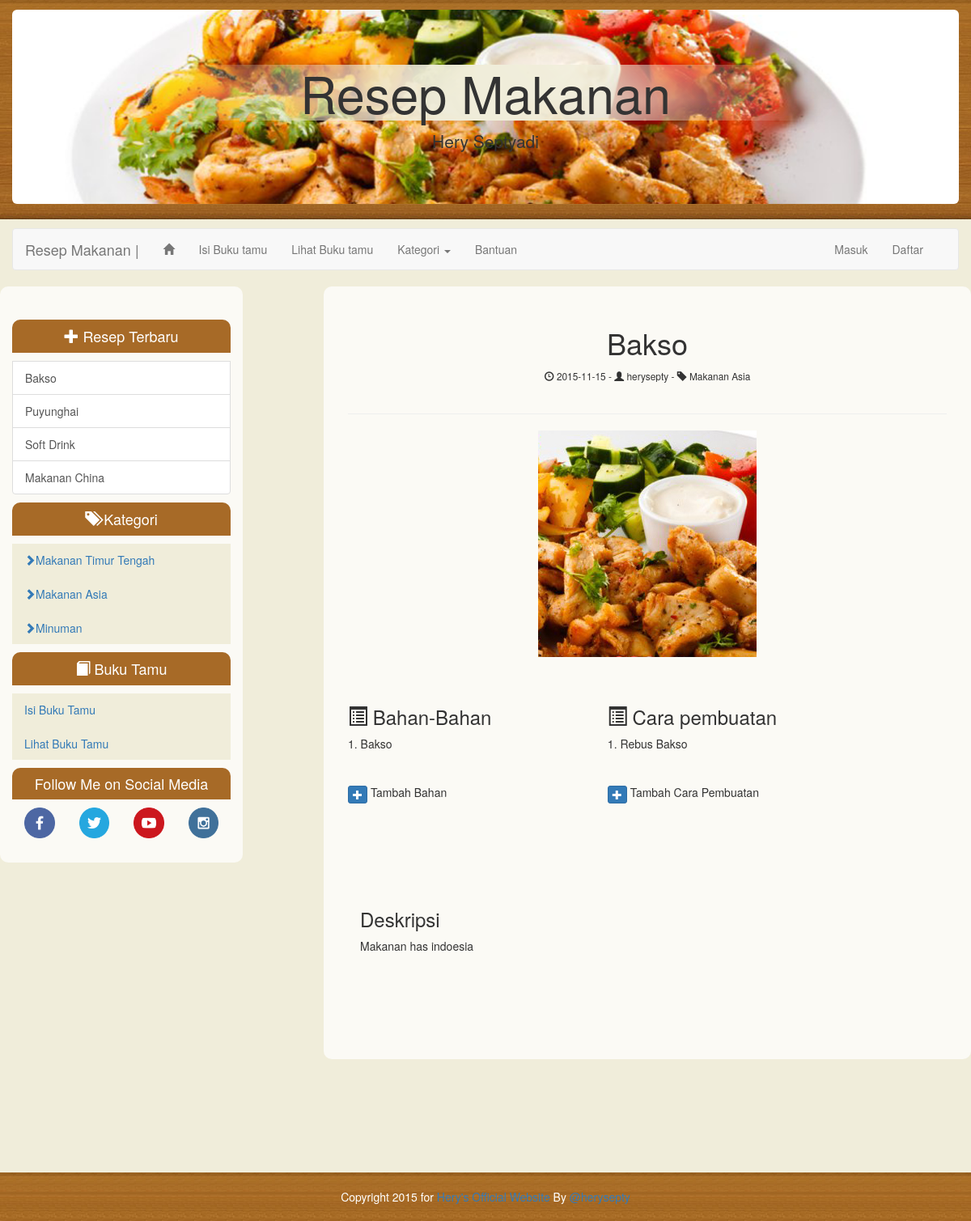
Screenshot of /index.php?page=single-recipe&id=R0001 with the database file from the repository.
### tables this page shows
CREATE TABLE `recipe` (
  `Id` varchar(11) NOT NULL DEFAULT '',
  `title_resep` varchar(255) DEFAULT NULL,
  `dir_image` varchar(100) DEFAULT NULL,
  `descript` text,
  `date` date DEFAULT NULL,
  `status` varchar(5) DEFAULT NULL,
  `rating` int(3) DEFAULT NULL,
  `id_user` varchar(25) DEFAULT NULL,
  `category` varchar(100) DEFAULT NULL,
  PRIMARY KEY (`Id`)
);

CREATE TABLE `category` (
  `Id` int(5) NOT NULL AUTO_INCREMENT,
  `category` varchar(25) DEFAULT NULL,
  PRIMARY KEY (`Id`)
);

CREATE TABLE `resep_bahan` (
  `Id` int(11) NOT NULL AUTO_INCREMENT,
  `bahan` varchar(100) DEFAULT NULL,
  `id_recipe` varchar(255) DEFAULT NULL,
  PRIMARY KEY (`Id`)
);

CREATE TABLE `tb_cara_buat` (
  `Id` int(11) NOT NULL AUTO_INCREMENT,
  `cara_buat` varchar(255) DEFAULT NULL,
  `id_recipe` varchar(5) DEFAULT NULL,
  PRIMARY KEY (`Id`)
);

### controller/conn.class.php (called while the page is built, shortened)
<?php
class Conn{
	private $db_host;
    private $db_username;
    private $db_password;
    private $db_name;
	function __construct(){
        $this->db_host = "localhost";
        $this->db_username = "root";
        $this->db_password = "";
        $this->db_name = "db_resepmakanan";
    }
    public function openConn(){
        $this->link_id=mysql_connect($this->db_host,$this->db_username,$this->db_password);
        return mysql_select_db($this->db_name,$this->link_id)or die("UNABLE TO SELECT DATABASE");
    }
}
?>

### controller/sql.class.php (called while the page is built, shortened)
<?php
require_once "conn.class.php";
class Sql extends Conn{
    private $result;
    function execute($query){
        $this->sql=$query;
        $this->result=mysql_query($this->sql) or die(mysql_error()."".$query);
    }
    function getArray(){
        $this->row=mysql_fetch_array($this->result,MYSQL_NUM);
        return $this->row;
    }
    function getRecord($thisField,$thisTable){
        return $Q=$this->execute("SELECT $thisField FROM $thisTable");
    }
}
?>

### module/variable.php (called while the page is built, shortened)
<?php
	$id = ISSET($_GET['id']) ? $_GET['id'] : null;
?>

### template/single-recipe.php (the view)
<div class="row">
	<div class="col-md-3">
		<?php include "template/widget/sidebar.php";?>
	</div>
	<div class="col-md-1">
	</div>
	<div class="col-md-8 content-hs">
		<?php
			$user->getRecord('*','recipe WHERE id="'.$id.'"');
			$getData = $user->getArray();
			echo '
			<div class="row">
				<div class="col-md-12">
					<div class="row">
						<div class="col-md-12">
						<h1 class="text-center"> '.$getData[1].'</h1>
						<p class="text-center" ><small><span class="glyphicon glyphicon-time" style=""></span> '.$getData[4].' - <span class="glyphicon glyphicon-user"></span> '.$getData[7].' - <span class="glyphicon glyphicon-tag" style=""></span> '.$getData[8].'</small></p>
						<p><div class="text-center" id="jRate"data-id=""></div></p>
						<p class="text-center" style="margin-bottom:5%;"><hr/></p>
						</div>
					</div>
					';
				echo '<div class="row">
					<div class="col-md-12">
					<img src="'.$getData[2].'" class="img-responsive center-block" alt="Responsive image"><br/><br/>';
				echo '</div></div>
			';
				echo '<div class="row">
						<div class="col-md-5">
						<h3><span class="glyphicon glyphicon-list-alt"></span> Bahan-Bahan</h3>
						<div class="recipe-bahan">';
					$j=1;
					$user->getRecord('*','resep_bahan WHERE id_recipe="'.$id.'"');
					while($getBahan = $user->getArray()){
						echo $j++.'. '.$getBahan[1].'<br/>';
					}
				echo '
					</div><br/><br/><p> <a href="#modalBahan" class="btn btn-primary btn-xs" id="sendParameterBahan" role="button" data-id="'.$id.'" data-toggle="modal" data-target="#modalBahan"><span class="glyphicon glyphicon-plus" style=""></span></a> Tambah Bahan</p>
				';
				echo'</div>
						<div class="col-md-7">
							<h3><span class="glyphicon glyphicon-list-alt"></span> Cara pembuatan</h3>
							<div class="recipe-making">';
					$user->getRecord('*','tb_cara_buat WHERE id_recipe="'.$id.'"');
					$i=1;
					while($getMaking = $user->getArray()){
						echo $i++.'. '.$getMaking[1].'<br/>';
					}
				echo '
					</div><br/><br/><p> <a href="#modalAddMaking" class="btn btn-primary btn-xs" id="sendParameterMaking" role="button" data-id="'.$id.'" data-toggle="modal" data-target="#modalAddMaking"><span class="glyphicon glyphicon-plus" style=""></span></a> Tambah Cara Pembuatan</p>
				';
				echo'
						</div>
					</div>';
				echo '
					<div class="row" style="margin:100px 0px 100px 0px;">
						<div class="col-md-12">
							<h3>Deskripsi</h3>
							'.$getData[3].'
						</div>
					</div>';
			?>
			</div>
		</div>
	</div>
</div>

### template/widget/sidebar.php (shortened to what this page needs)
<div class="row sidebar-hs">
	<div class="col-md-12">
	</div>
	<div class="col-md-12">
	<h4 class="text-center sidebar-head"><span class="glyphicon glyphicon-plus" style=""></span> Resep Terbaru</h4>
		<?php
			$query = "SELECT * FROM recipe WHERE status='1' limit 5";
			$sql = mysql_query($query);
			while($row = mysql_fetch_array($sql)){
				echo '<a href="index.php?page=single-recipe&id='.$row[0].'" class="list-group-item">'.$row[1].'</a> ';
			}
		?>
	</div>
	<div class="col-md-12">
		<h4 class="text-center sidebar-head"><span class="glyphicon glyphicon-tags" style=""></span> Kategori</h4>
			<ul class="nav nav-pills nav-stacked"  style="background:#f0edda;">
				<?php
					$user->getRecord('*','category');
					while($getRow = $user->getArray()){
						echo '<li> <a href="index.php?page=home&category='.$getRow[1].'"> <span class="badge pull-right"></span>
						<span class="glyphicon glyphicon-chevron-right" style=""></span>'.$getRow[1].'</a></li>';
					}
				?>
			</ul>
	</div>
	<div class="col-md-12">
		<h4 class="text-center sidebar-head"><span class="glyphicon glyphicon-book" style=""></span> Buku Tamu</h4>
			<ul class="nav nav-pills nav-stacked" style="background:#f0edda;">
				<li> <a href="index.php?page=guest-book"> <span class="badge pull-right"></span>Isi Buku Tamu</a></li>
				<li> <a href="index.php?page=view-guest-book"> <span class="badge pull-right"></span>Lihat Buku Tamu</a></li>
			</ul>
	</div>
	<div class="col-md-12">
		<h4 class="text-center sidebar-head">Follow Me on Social Media</h4>
		<div class="col-xs-3">
          <a href="http://www.facebook.com/herysepty"><img src="assets/img/icon-social/facebook.png" class="img-responsive text-center" alt="Responsive image"></a>
        </div>
        <div class="col-xs-3">
          <a href="http://www.twitter.com/herysepty"><img src="assets/img/icon-social/twitter.png" class="img-responsive text-center" alt="Responsive image"></a>
        </div>
        <div class="col-xs-3">
          <a href="http://www.youtube.com/TheGizue"><img src="assets/img/icon-social/youtube.png" class="img-responsive text-center" alt="Responsive image"></a>
        </div>
        <div class="col-xs-3">
          <a href="http://www.instagram.com/herysepty"><img src="assets/img/icon-social/instagram.png" class="img-responsive text-center" alt="Responsive image"></a>
        </div>
	</div>
</div>

### assets/css/style.hs.css (style rules this page uses)
html { position: relative; min-height: 100%; }
body { margin-bottom: 200px; }
.index-hs { background: url('../img/layout/bg.png') repeat-x; background-color: #f0edda; }
.sidebar-hs { background-color: #fbfaf5; border-radius:10px 10px 10px 10px; -moz-border-radius:10px 10px 10px 10px; -webkit-border-radius:10px 10px 10px 10px; padding:30px 0px; }
.sidebar-head { background-color: #a76a27; padding: 10px 0px; border-radius:10px 10px 0px 0px; -moz-border-radius:10px 10px 0px 0px; -webkit-border-radius:10px 10px 0px 0px; color: #fff; }
.content-hs { background-color: #fbfaf5; border-radius:10px 10px 10px 10px; -moz-border-radius:10px 10px 10px 10px; -webkit-border-radius:10px 10px 10px 10px; padding:30px 30px; }

### rows the page displays
recipe: title_resep "Bakso", date "2015-11-15", id_user "herysepty", category "Makanan Asia", dir_image (picture), descript "Makanan has indoesia"
recipe: title_resep "Puyunghai"
recipe: title_resep "Soft Drink"
recipe: title_resep "Makanan China"
category: category "Makanan Timur Tengah"
category: category "Makanan Asia"
category: category "Minuman"
resep_bahan: bahan "Bakso"
tb_cara_buat: cara_buat "Rebus Bakso"
